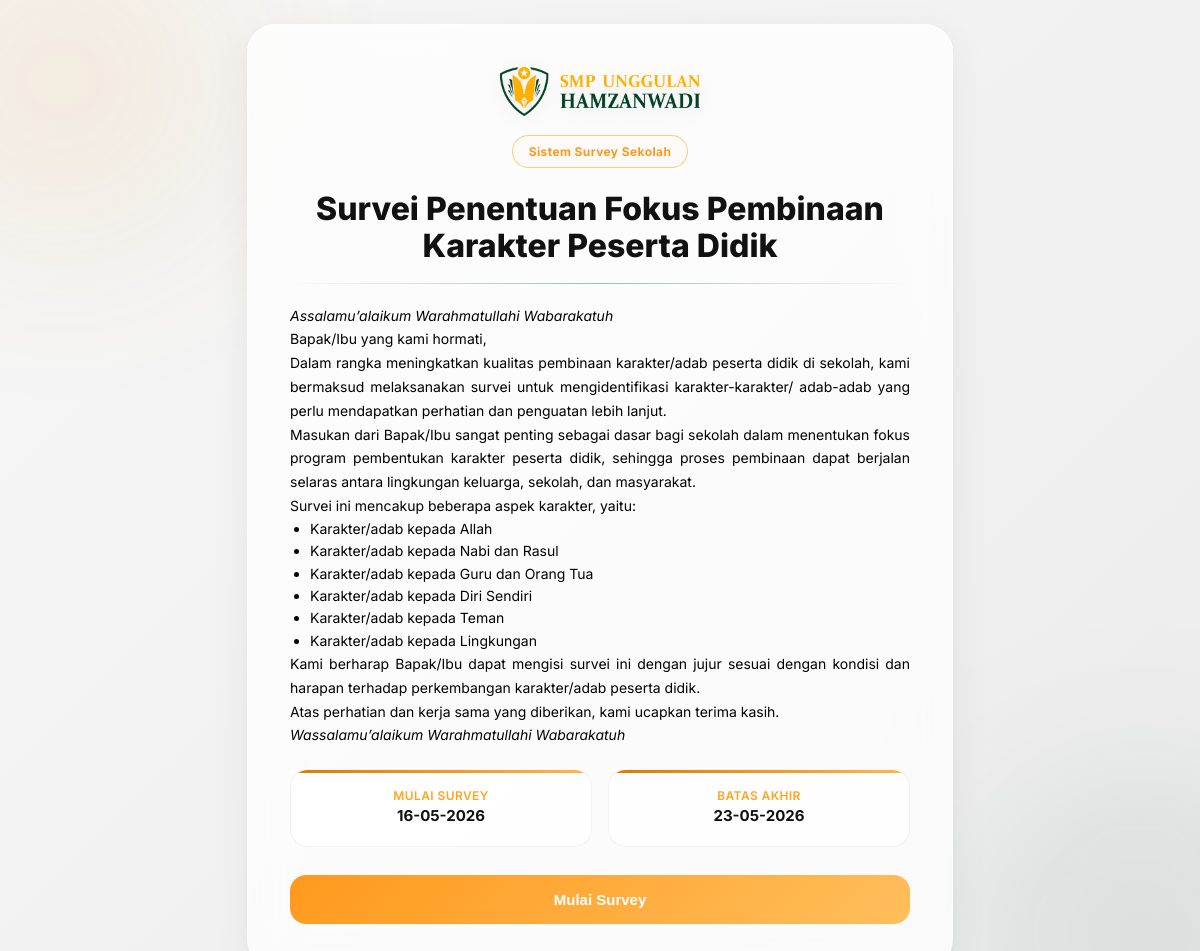
Page /survey/1/pembuka on the committed database.
### app.py (models this page shows, shortened)
class Survey(db.Model):
    id = db.Column(db.Integer, primary_key=True)
    title = db.Column(db.String(200), nullable=False)
    description = db.Column(db.Text)
    start_date = db.Column(db.String(20))
    end_date = db.Column(db.String(20))
    is_active = db.Column(db.Boolean, default=True)
    email_enabled = db.Column(db.Boolean, default=True)
    email_required = db.Column(db.Boolean, default=False)
    created_at = db.Column(db.String(30))
    questions = db.Column(db.Text)
    unsur_responden = db.Column(db.Text)
    responses = db.relationship(
        'SurveyResponse',
        backref='survey',
        lazy=True,
        cascade="all, delete-orphan"
    )
    @property
    def status(self):
        if not self.start_date or not self.end_date:
            return "tidak_valid"
        now = datetime.now().date()
        start = datetime.strptime(
            self.start_date, "%Y-%m-%d"
        ).date()
        end = datetime.strptime(
            self.end_date, "%Y-%m-%d"
        ).date()
        if now < start:
            return "belum_mulai"
        elif start <= now <= end:
            return "aktif"
        else:
            return "tutup"

### app.py (the view)
@app.route("/survey/<int:survey_id>/pembuka")
def survey_intro(survey_id):
    survey = Survey.query.get_or_404(survey_id)
    if survey.status != "aktif" or not survey.is_active:
        return render_template(
            "survey/survey_closed.html",
            survey=survey
        )
    return render_template(
        "survey/pembuka.html",
        survey=survey
    )

### app.py (called while the page is built)
def format_date(date_str):
    return datetime.strptime(date_str, "%Y-%m-%d").strftime("%d-%m-%Y")

@app.context_processor
def inject_admin():
    admin = None
    if session.get("admin_id"):
        admin = Admin.query.get(
            session.get("admin_id")
        )
    return dict(admin=admin)

### templates/survey/pembuka.html (shortened to what this page needs)
<!DOCTYPE html>
<html>
<head>
    <link rel="stylesheet" href="/static/css/pembuka.css">
</head>
<body>
<div class="page">
    <div class="card">
        <div class="school-brand">
            <img src="/static/img/logo3.png" alt="Logo Sekolah" class="school-logo">
        </div>
        <div class="badge">Sistem Survey Sekolah</div>
        <h1 class="title">{{ survey.title }}</h1>
        <div class="divider"></div>
        <div class="desc">
            {{ survey.description | safe }}
        </div>
        <div class="date-box">
            <div class="date-card">
                <div class="date-label">
                    Mulai Survey
                </div>
                <div class="date-value">
                    {{ format_date(survey.start_date) }}
                </div>
            </div>
            <div class="date-card">
                <div class="date-label">
                    Batas Akhir
                </div>
                <div class="date-value">
                    {{ format_date(survey.end_date) }}
                </div>
            </div>
        </div>
        <form method="POST" action="/survey/{{ survey.id }}/start">
            <button type="submit" class="btn">
                Mulai Survey
            </button>
        </form>
    </div>
</div>
</body>
</html>

### static/css/pembuka.css (style rules this page uses)
body { margin: 0; font-family: "Inter", sans-serif; background: linear-gradient( 135deg, #f7f7f7 0%, #ececec 100% ); min-height: 100vh; padding: 24px 16px; color: #000; position: relative; }
body::before, body::after { content:""; position: fixed; width: 320px; height: 320px; border-radius: 50%; filter: blur(90px); z-index: 0; }
body::before { background: rgba(218,124,0,0.10); top: -80px; left: -100px; }
body::after { background: rgba(0,60,34,0.08); bottom: -100px; right: -100px; }
html, body { height: auto; overflow-y: auto; }
.page { width: 100%; display: flex; justify-content: center; }
.card { width: 100%; max-width: 620px; background: rgba(255,255,255,0.72); backdrop-filter: blur(24px); border: 1px solid rgba(255,255,255,0.55); border-radius: 28px; padding: 42px; box-shadow: 0 10px 40px rgba(0,0,0,0.06), 0 2px 10px rgba(0,0,0,0.03); text-align: center; position: relative; overflow: hidden; z-index: 1; }
.school-brand { display:flex; flex-direction:column; align-items:center; margin-bottom:18px; position: relative; z-index: 2; }
.school-logo { width:200px; min-height:10px; object-fit:contain; margin-bottom:1px; filter: drop-shadow(0 4px 10px rgba(0,0,0,0.08)); }
.badge { display: inline-flex; align-items: center; padding: 8px 16px; font-size: 12px; font-weight: 700; background: rgba(255, 235, 209, 0.1); color: #ff981a; border: 1px solid rgba(255, 173, 49, 0.603); border-radius: 999px; margin-bottom: 2px; letter-spacing: .4px; }
.title { font-size: 2rem; font-weight: 800; line-height: 1.15; margin-bottom: 12px; color: #111111; }
.desc { font-size: 14px; line-height: 1.7; color: #000000!important; margin-bottom: 22px; text-align: justify; }
.date-box { display:grid; grid-template-columns:1fr 1fr; gap:16px; margin-bottom:28px; }
.date-card { background: rgba(255,255,255,0.78); border: 1px solid rgba(0,0,0,0.05); border-radius:18px; padding:18px 20px; text-align:center; transition:.25s ease; position:relative; overflow:hidden; }
.date-card::before { content:""; position:absolute; top:0; left:0; width:100%; height:3px; background: linear-gradient( 90deg, #da7c00, #ffb74d ); }
.date-label { font-size:12px; font-weight:600; color:#ffa425; margin-bottom:2px; letter-spacing:.4px; text-transform:uppercase; }
.date-value { font-size:15px; font-weight:700; color:#111; line-height:1.5; }
.btn { display: inline-block; width: 100%; padding: 16px; background: linear-gradient( 135deg, #ff991d, #ffbe5c ); color: #ffffff; font-size: 15px; font-weight: 700; border-radius: 16px; border: none; cursor: pointer; transition: .25s ease; }
.card::after { content: ""; position: absolute; bottom: 0; left: 0; height: 3px; width: 100%; background: linear-gradient( 90deg, #da7c00, #ffffff, #da7c00 ); opacity: 0.4; }
.card::before, .card::after { pointer-events: none; }
.divider { height: 1px; width: 100%; margin: 18px 0 20px; background: linear-gradient( to right, transparent, rgba(0, 60, 34, 0.35), transparent ); }
.desc p { margin: 0; }
.desc p:last-child { margin-bottom: 0; }
.desc ol, .desc ul { margin: 0; padding-left: 20px; }
.desc li { margin: 0; padding: 0; line-height: 1.6; }

### rows in the picture
Survey: title "Survei Penentuan Fokus Pembinaan Karakter Peserta Didik", description "Assalamu’alaikum Warahmatullahi Wabarakatuh Bapak/Ibu yang kami hormati, Dalam rangka meningkatkan kualitas pembinaan karakter/adab peserta didik di sekolah, kami bermaksud melaksanakan survei untuk mengidentifikasi karakter-karakter/ adab-adab yang perlu mendapatkan perhatian dan penguatan lebih lanjut. Masukan dari Bapak/Ibu sangat penting sebagai dasar bagi sekolah dalam menentukan fokus program pembentukan karakter peserta didik, sehingga proses pembinaan dapat berjalan selaras antara lingkungan keluarga, sekolah, dan masyarakat. Survei ini mencakup beberapa aspek karakter, yaitu: Karakter/adab kepada Allah Karakter/adab kepada Nabi dan Rasul Karakter/adab kepada Guru dan Orang Tua…", start_date "16-05-2026", end_date "23-05-2026"
